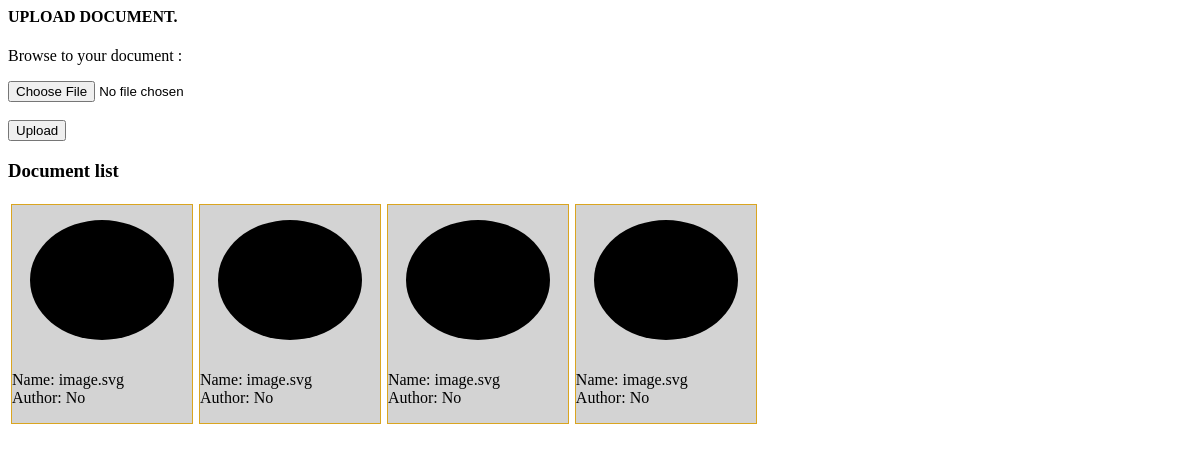
Screenshot of /documents/meta_document.php with the database file from the repository.
### tables this page shows
CREATE TABLE `documents` (
  `author` varchar(255) NOT NULL,
  `image` varchar(255) NOT NULL
);

### documents/meta_document.php (the view, shortened to what this page needs)
<html lang="en">
<head>
    <link rel="stylesheet" href="style.css">
</head>
<body>
    <h4>UPLOAD DOCUMENT.</h4>
    <form action="meta_upload.php" method="POST" enctype="multipart/form-data">
        <p>Browse to your document :</p>
        <input type="file" name="document"><br><br>
        <input type="submit" name="upload" value="Upload">
    </form>
    <h3>Document list</h3>
    <?php
        include "../admincp/config.php";
        $query = "SELECT * FROM documents";
        $result = mysqli_query($mysqli, $query);
        while($row = mysqli_fetch_array($result)){
    ?>
    <ul class="doc">
        <li>
            <img src="images/<?php echo $row['image'];?>" alt="" height=150px width=200px>
            <p>
                <?php
                    if ($row['author']==''){
                        $author = "Unidentify";
                    }else{
                        $author = $row['author'];
                    }
                    echo "Name: ".$row['image']."<br>";
                    echo "Author: ".$author;
                ?>
            </p>
        </li>
    </ul>
    <?php }?>
</body>
</html>

### documents/style.css (style rules this page uses)
ul.doc { padding: 0; margin: 0px; list-style:none; width: 100%; }
ul.doc li { float: left; width: 15.2%; border: 1px solid goldenrod; margin: 3px; background-color: lightgrey; }
ul.doc li img { width: 100%; }

### rows the page displays
documents: image (picture), image "image.svg", author "No"
documents: image (picture), image "image.svg", author "No"
documents: image (picture), image "image.svg", author "No"
documents: image (picture), image "image.svg", author "No"
